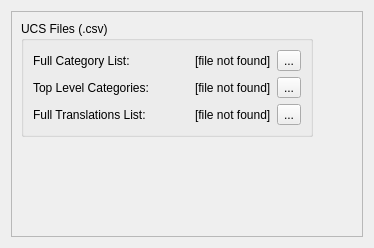
      <widget class="QWidget" name="tab_Settings">
       <attribute name="title">
        <string>Settings</string>
       </attribute>
       <layout class="QGridLayout" name="gridLayout_13">
        <item row="0" column="0">
         <widget class="QFrame" name="frame_4">
          <property name="frameShape">
           <enum>QFrame::StyledPanel</enum>
          </property>
          <property name="frameShadow">
           <enum>QFrame::Raised</enum>
          </property>
          <layout class="QVBoxLayout" name="verticalLayout_8">
           <item>
            <layout class="QVBoxLayout" name="verticalLayout_7">
             <item>
              <layout class="QHBoxLayout" name="horizontalLayout_11">
               <property name="bottomMargin">
                <number>50</number>
               </property>
               <item>
                <widget class="QGroupBox" name="groupBox_2">
                 <property name="sizePolicy">
                  <sizepolicy hsizetype="Expanding" vsizetype="Preferred">
                   <horstretch>0</horstretch>
                   <verstretch>0</verstretch>
                  </sizepolicy>
                 </property>
                 <property name="title">
                  <string>UCS Files (.csv)</string>
                 </property>
                 <layout class="QGridLayout" name="gridLayout_14">
                  <item row="2" column="0">
                   <widget class="QLabel" name="label_13">
                    <property name="text">
                     <string>Full Translations List:</string>
                    </property>
                   </widget>
                  </item>
                  <item row="0" column="2">
                   <spacer name="horizontalSpacer_10">
                    <property name="orientation">
                     <enum>Qt::Horizontal</enum>
                    </property>
                    <property name="sizeHint" stdset="0">
                     <size>
                      <width>40</width>
                      <height>20</height>
                     </size>
                    </property>
                   </spacer>
                  </item>
                  <item row="1" column="3">
                   <widget class="QLabel" name="label_12">
                    <property name="text">
                     <string>[file not found]</string>
                    </property>
                   </widget>
                  </item>
                  <item row="1" column="2">
                   <spacer name="horizontalSpacer_11">
                    <property name="orientation">
                     <enum>Qt::Horizontal</enum>
                    </property>
                    <property name="sizeHint" stdset="0">
                     <size>
                      <width>40</width>
                      <height>20</height>
                     </size>
                    </property>
                   </spacer>
                  </item>
                  <item row="2" column="2">
                   <spacer name="horizontalSpacer_12">
                    <property name="orientation">
                     <enum>Qt::Horizontal</enum>
                    </property>
                    <property name="sizeHint" stdset="0">
                     <size>
                      <width>40</width>
                      <height>20</height>
                     </size>
                    </property>
                   </spacer>
                  </item>
                  <item row="1" column="0">
                   <widget class="QLabel" name="label_10">
                    <property name="text">
                     <string>Top Level Categories:</string>
                    </property>
                   </widget>
                  </item>
                  <item row="2" column="3">
                   <widget class="QLabel" name="label_14">
                    <property name="text">
                     <string>[file not found]</string>
                    </property>
                   </widget>
                  </item>
                  <item row="0" column="0">
                   <widget class="QLabel" name="label_2">
                    <property name="text">
                     <string>Full Category List:</string>
                    </property>
                   </widget>
                  </item>
                  <item row="0" column="3">
                   <widget class="QLabel" name="label_11">
                    <property name="text">
                     <string>[file not found]</string>
                    </property>
                   </widget>
                  </item>
                  <item row="0" column="4">
                   <widget class="QToolButton" name="toolButton">
                    <property name="text">
                     <string>...</string>
                    </property>
                   </widget>
                  </item>
                  <item row="1" column="4">
                   <widget class="QToolButton" name="toolButton_2">
                    <property name="text">
                     <string>...</string>
                    </property>
                   </widget>
                  </item>
                  <item row="2" column="4">
                   <widget class="QToolButton" name="toolButton_3">
                    <property name="text">
                     <string>...</string>
                    </property>
                   </widget>
                  </item>
                 </layout>
                </widget>
               </item>
               <item>
                <spacer name="horizontalSpacer_9">
                 <property name="orientation">
                  <enum>Qt::Horizontal</enum>
                 </property>
                 <property name="sizeHint" stdset="0">
                  <size>
                   <width>40</width>
                   <height>20</height>
                  </size>
                 </property>
                </spacer>
               </item>
              </layout>
             </item>
             <item>
              <spacer name="verticalSpacer">
               <property name="orientation">
                <enum>Qt::Vertical</enum>
               </property>
               <property name="sizeHint" stdset="0">
                <size>
                 <width>20</width>
                 <height>40</height>
                </size>
               </property>
              </spacer>
             </item>
            </layout>
           </item>
          </layout>
         </widget>
        </item>
       </layout>
      </widget>
